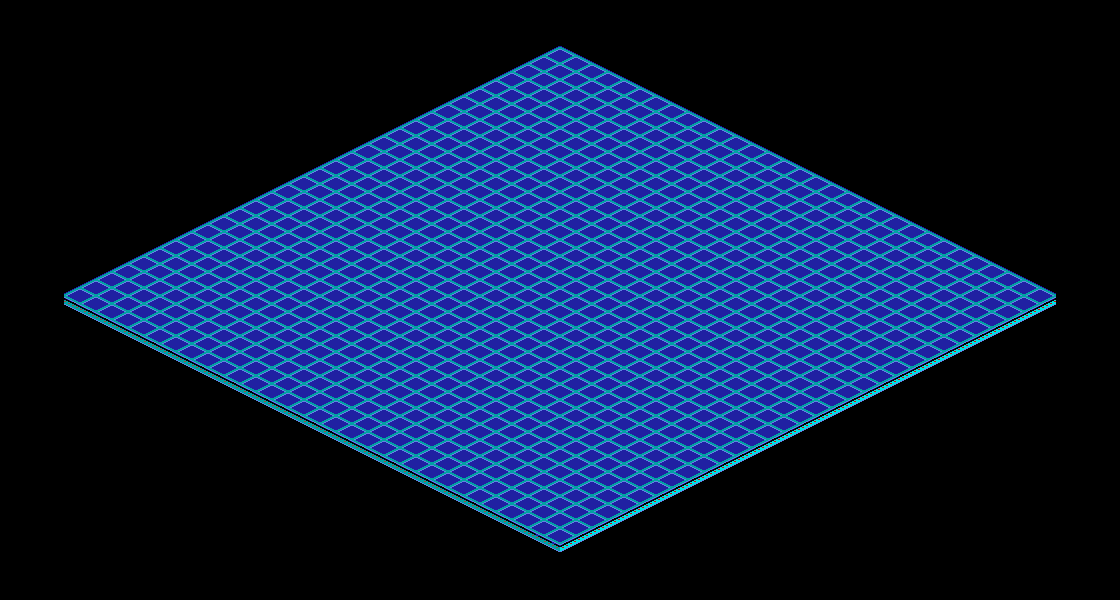

This is a level from a 2D game, rendered from its Tiled map with the project's own tilesets. A one-line summary and the map file follow, with tile-layer data summarised:
An orthogonal 140x75 tile map with 8x8 px tiles, 1 tile layer (layer_grid) and 6 objects (4x GridBoundaryMarker, MovableInitMarker, MapInfo).

<map version="1.10" tiledversion="1.11.0" orientation="orthogonal" renderorder="right-down" width="140" height="75" tilewidth="8" tileheight="8" infinite="0" nextlayerid="4" nextobjectid="9">
 <tileset firstgid="1" source="tileset_zona0_grid.tsx" />
 <layer id="1" name="layer_grid" width="140" height="75">
  <data>[10500 cells, 10500 non-empty, 15 distinct tile ids]</data>
 </layer>
 <objectgroup id="2" name="layer_objects">
  <object id="3" name="top_left" type="GridBoundaryMarker" x="560" y="48">
   <properties>
    <property name="conn_down" type="object" value="5" />
    <property name="conn_right" type="object" value="6" />
    <property name="exportName" type="bool" value="true" />
    <property name="exportPosition" type="bool" value="true" />
    <property name="exportSize" type="bool" value="false" />
    <property name="grid_x" type="int" value="0" />
    <property name="grid_y" type="int" value="0" />
   </properties>
   <point />
  </object>
  <object id="4" name="bottom_right" type="GridBoundaryMarker" x="560" y="544">
   <properties>
    <property name="exportName" type="bool" value="true" />
    <property name="exportPosition" type="bool" value="true" />
    <property name="exportSize" type="bool" value="false" />
    <property name="grid_x" type="int" value="31" />
    <property name="grid_y" type="int" value="31" />
   </properties>
   <point />
  </object>
  <object id="5" name="bottom_left" type="GridBoundaryMarker" x="64" y="296">
   <properties>
    <property name="conn_right" type="object" value="4" />
    <property name="exportName" type="bool" value="true" />
    <property name="exportPosition" type="bool" value="true" />
    <property name="exportSize" type="bool" value="false" />
    <property name="grid_x" type="int" value="0" />
    <property name="grid_y" type="int" value="31" />
   </properties>
   <point />
  </object>
  <object id="6" name="top_right" type="GridBoundaryMarker" x="1056" y="296">
   <properties>
    <property name="conn_down" type="object" value="4" />
    <property name="exportName" type="bool" value="true" />
    <property name="exportPosition" type="bool" value="true" />
    <property name="exportSize" type="bool" value="false" />
    <property name="grid_x" type="int" value="31" />
    <property name="grid_y" type="int" value="0" />
   </properties>
   <point />
  </object>
  <object id="7" name="p1" type="MovableInitMarker" x="608" y="56">
   <properties>
    <property name="direction" type="int" propertytype="Direction" value="1" />
    <property name="exportName" type="bool" value="true" />
    <property name="exportPosition" type="bool" value="true" />
    <property name="exportSize" type="bool" value="false" />
    <property name="grid_x" type="int" value="2" />
    <property name="grid_y" type="int" value="-1" />
    <property name="type" type="int" value="1" />
   </properties>
   <point />
  </object>
  <object id="8" name="map_zone14" type="MapInfo" x="0" y="0" width="1120" height="600">
   <properties>
    <property name="exportName" type="bool" value="true" />
    <property name="exportPosition" type="bool" value="false" />
    <property name="exportSize" type="bool" value="true" />
   </properties>
  </object>
 </objectgroup>
</map>
